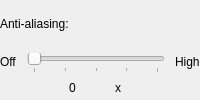
              <widget class="QFrame" name="aliasingFrame">
               <layout class="QVBoxLayout" name="verticalLayout_54">
                <property name="spacing">
                 <number>5</number>
                </property>
                <property name="leftMargin">
                 <number>0</number>
                </property>
                <property name="topMargin">
                 <number>0</number>
                </property>
                <property name="rightMargin">
                 <number>0</number>
                </property>
                <property name="bottomMargin">
                 <number>0</number>
                </property>
                <item>
                 <widget class="QLabel" name="aliasingLabel">
                  <property name="text">
                   <string>Anti-aliasing:</string>
                  </property>
                 </widget>
                </item>
                <item>
                 <layout class="QHBoxLayout" name="horizontalLayout_5">
                  <property name="spacing">
                   <number>10</number>
                  </property>
                  <item>
                   <layout class="QHBoxLayout" name="horizontalLayout_31">
                    <property name="topMargin">
                     <number>2</number>
                    </property>
                    <item alignment="Qt::AlignTop">
                     <widget class="QLabel" name="aliasingOffLabel">
                      <property name="text">
                       <string>Off</string>
                      </property>
                     </widget>
                    </item>
                   </layout>
                  </item>
                  <item>
                   <layout class="QVBoxLayout" name="verticalLayout_44">
                    <property name="spacing">
                     <number>2</number>
                    </property>
                    <item>
                     <widget class="QSlider" name="aliasingSlider">
                      <property name="maximum">
                       <number>8</number>
                      </property>
                      <property name="singleStep">
                       <number>2</number>
                      </property>
                      <property name="pageStep">
                       <number>2</number>
                      </property>
                      <property name="orientation">
                       <enum>Qt::Horizontal</enum>
                      </property>
                      <property name="tickPosition">
                       <enum>QSlider::TicksBelow</enum>
                      </property>
                      <property name="tickInterval">
                       <number>2</number>
                      </property>
                     </widget>
                    </item>
                    <item>
                     <layout class="QHBoxLayout" name="horizontalLayout_3">
                      <property name="spacing">
                       <number>0</number>
                      </property>
                      <item>
                       <spacer name="horizontalSpacer">
                        <property name="orientation">
                         <enum>Qt::Horizontal</enum>
                        </property>
                        <property name="sizeType">
                         <enum>QSizePolicy::MinimumExpanding</enum>
                        </property>
                       </spacer>
                      </item>
                      <item>
                       <widget class="QLabel" name="aliasingLabelVal">
                        <property name="sizePolicy">
                         <sizepolicy hsizetype="Fixed" vsizetype="Preferred">
                          <horstretch>0</horstretch>
                          <verstretch>0</verstretch>
                         </sizepolicy>
                        </property>
                        <property name="text">
                         <string notr="true">0</string>
                        </property>
                       </widget>
                      </item>
                      <item>
                       <widget class="QLabel" name="aliasingXLabel">
                        <property name="sizePolicy">
                         <sizepolicy hsizetype="Fixed" vsizetype="Preferred">
                          <horstretch>0</horstretch>
                          <verstretch>0</verstretch>
                         </sizepolicy>
                        </property>
                        <property name="text">
                         <string notr="true">x</string>
                        </property>
                       </widget>
                      </item>
                      <item>
                       <spacer name="horizontalSpacer_2">
                        <property name="orientation">
                         <enum>Qt::Horizontal</enum>
                        </property>
                        <property name="sizeType">
                         <enum>QSizePolicy::MinimumExpanding</enum>
                        </property>
                       </spacer>
                      </item>
                     </layout>
                    </item>
                   </layout>
                  </item>
                  <item>
                   <layout class="QHBoxLayout" name="horizontalLayout_32">
                    <property name="topMargin">
                     <number>2</number>
                    </property>
                    <item alignment="Qt::AlignTop">
                     <widget class="QLabel" name="aliasingHighLabel">
                      <property name="text">
                       <string extracomment="The highest of a set of numbers">High</string>
                      </property>
                     </widget>
                    </item>
                   </layout>
                  </item>
                 </layout>
                </item>
               </layout>
              </widget>
